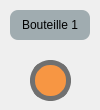
<?xml version="1.0" encoding="UTF-8"?>
<ui version="4.0">
 <class>dispenserControl</class>
 <widget class="QFrame" name="dispenserControl">
  <property name="geometry">
   <rect>
    <x>0</x>
    <y>0</y>
    <width>100</width>
    <height>110</height>
   </rect>
  </property>
  <property name="sizePolicy">
   <sizepolicy hsizetype="Minimum" vsizetype="Minimum">
    <horstretch>0</horstretch>
    <verstretch>0</verstretch>
   </sizepolicy>
  </property>
  <property name="minimumSize">
   <size>
    <width>100</width>
    <height>100</height>
   </size>
  </property>
  <property name="windowTitle">
   <string>Frame</string>
  </property>
  <property name="styleSheet">
   <string notr="true">font-family: &quot;CoconPro&quot;;</string>
  </property>
  <widget class="QLabel" name="titleLabel">
   <property name="geometry">
    <rect>
     <x>10</x>
     <y>10</y>
     <width>80</width>
     <height>30</height>
    </rect>
   </property>
   <property name="sizePolicy">
    <sizepolicy hsizetype="Minimum" vsizetype="Minimum">
     <horstretch>0</horstretch>
     <verstretch>0</verstretch>
    </sizepolicy>
   </property>
   <property name="minimumSize">
    <size>
     <width>80</width>
     <height>30</height>
    </size>
   </property>
   <property name="styleSheet">
    <string notr="true">color: black;
font-size: 12px;
border-radius: 8px;
background-color: #A0ACB0;</string>
   </property>
   <property name="text">
    <string>Bouteille 1</string>
   </property>
   <property name="alignment">
    <set>Qt::AlignCenter</set>
   </property>
  </widget>
  <widget class="QPushButton" name="pushButton">
   <property name="geometry">
    <rect>
     <x>30</x>
     <y>60</y>
     <width>41</width>
     <height>41</height>
    </rect>
   </property>
   <property name="styleSheet">
    <string notr="true">QPushButton {
	border-radius: 20px;
	background-color: #F79643;
	border: 5px solid #707070; /* Bordure de 1px en noir */
}

QPushButton:pressed {
    background-color: #FFBC50; /* Fond gris clair pour les boutons enfoncés */
}</string>
   </property>
   <property name="text">
    <string/>
   </property>
  </widget>
 </widget>
 <resources/>
 <connections/>
</ui>
